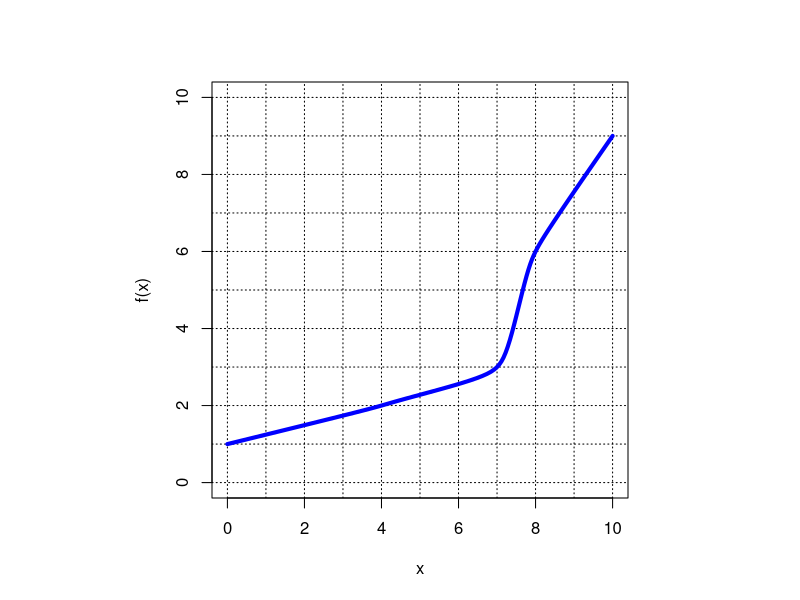
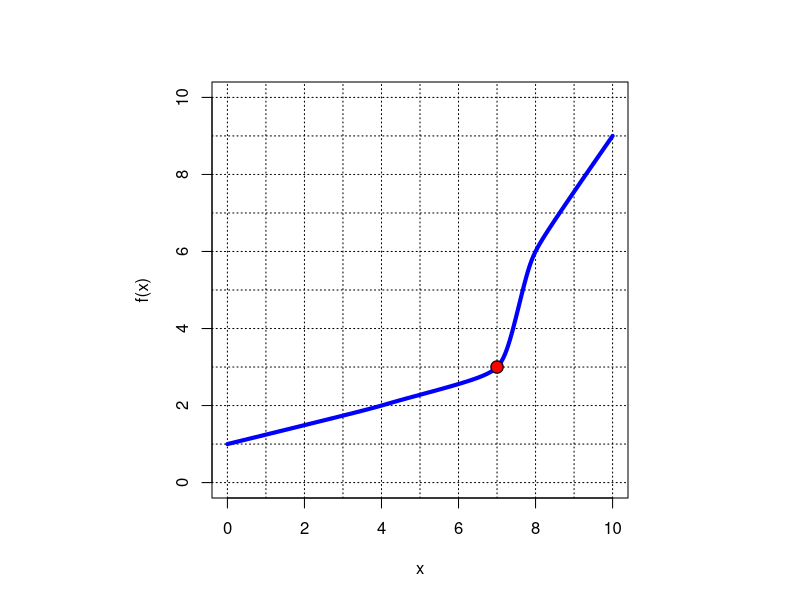

The R script that drew these images, in order:
## ---- chunk 1
while(T){
  rands = sample(1:9,8)
  xbase = rands[1:3]
  x = sort(c(0,rands[1:3],10))
  isdown=sample(c(T,F),1)
  y = sort(rands[4:8],decreasing = isdown)
  x1 = sample(xbase,1)
  y1 = y[x==x1]
  if(length(unique(diff(y)/diff(x)))>2){break}
}
## ---- chunk 2
par(pty="s")
plot(x,y,type="n",xlim=c(0,10),ylim=c(0,10),xlab="x",ylab="f(x)",asp=1,pch=20,cex=2)
for(i in 0:10){
  abline(h=i,lty=3)
  abline(v=i,lty=3)
}
xspline(x,y,shape=c(0,rep(-0.3,length(x)-2),0),border="blue",lwd=4)
## ---- chunk 3
par(pty="s")
plot(x,y,type="n",xlim=c(0,10),ylim=c(0,10),xlab="x",ylab="f(x)",asp=1,pch=20,cex=2)
for(i in 0:10){
  abline(h=i,lty=3)
  abline(v=i,lty=3)
}
dify=0
xspline(x,y,shape=c(0,rep(-0.3,length(x)-2),0),border="blue",lwd=4)
points(x1,y1,pch=20,cex=2.5,col="black")
points(x1,y1,pch=20,cex=2,col="red")
